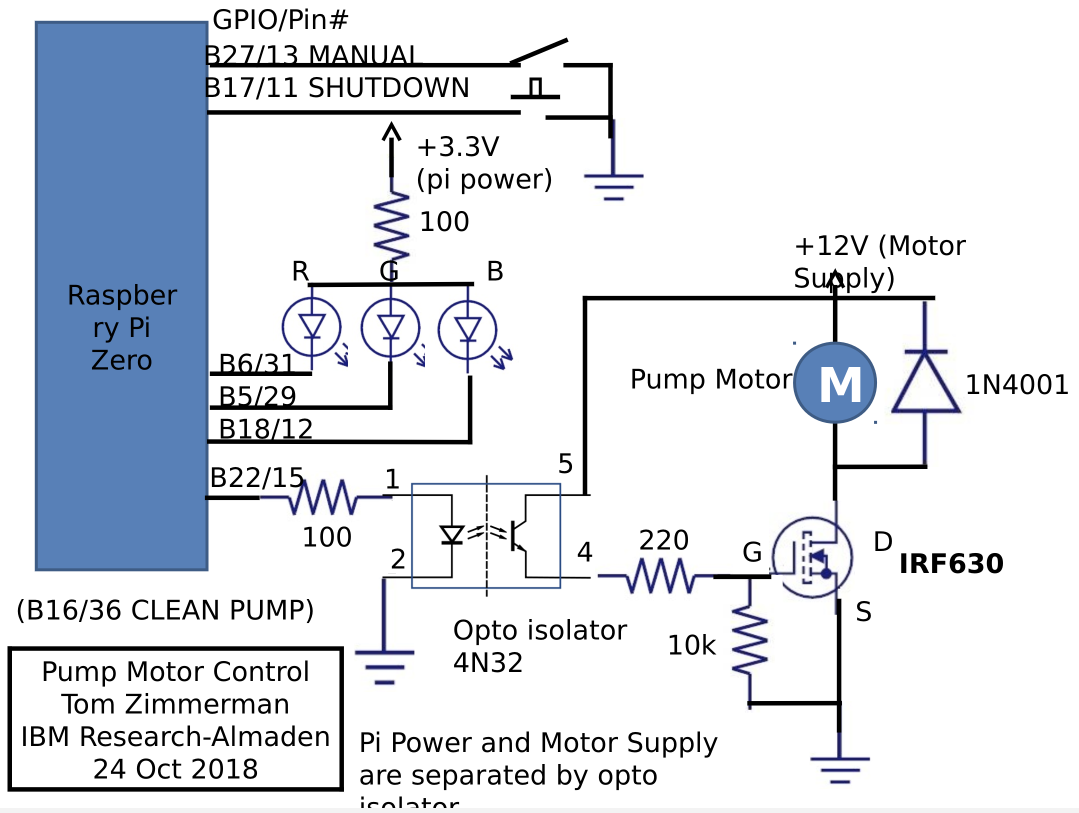
#> input picture pics/pic.png, 2158 x 1626 px (shown at 1/2 size)
$ python -i microscope.py   (imports and definitions only)   (older library calls are emulated)
#> lines starting #> are read from the running program, lines starting #| are printed output that depends on the picture; after the words box and inside, x2 and y2 are one past the last pixel; in counts of white or black regions, pixels touching at a corner belong together
#> further down, picture is the input picture: shape (1626, 2158, 3); mean B, G, R 231, 224, 219.5
import cv2
import time
import numpy as np
from picamera.array import PiRGBArray  # 'rawcapture' to gain performance
from picamera import PiCamera # Rasp Pi Camera
import json  # To convert a list to a json file
import base64 # To convert a image to a json format
import time
import os


### Image Pre processing
def pre_process(image):
    blur_kernel=9 # kernel size
    THRESH = 100 # Threshold
    gray_image = cv2.cvtColor(image,cv2.COLOR_BGR2GRAY) #Convert to Grayscale
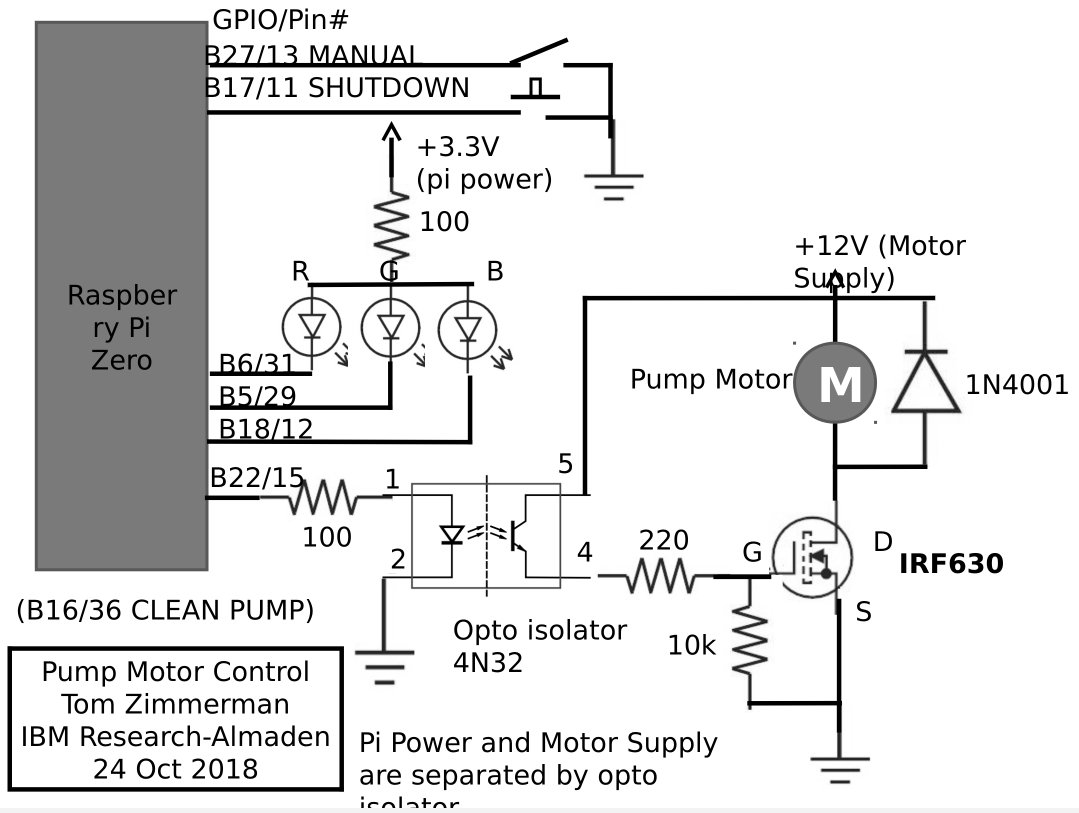
#> gray_image: shape (1626, 2158) (shown at 1/2 size); min 0, max 255, mean 223.4
    blur=cv2.medianBlur(gray_image,blur_kernel)    # Bluring
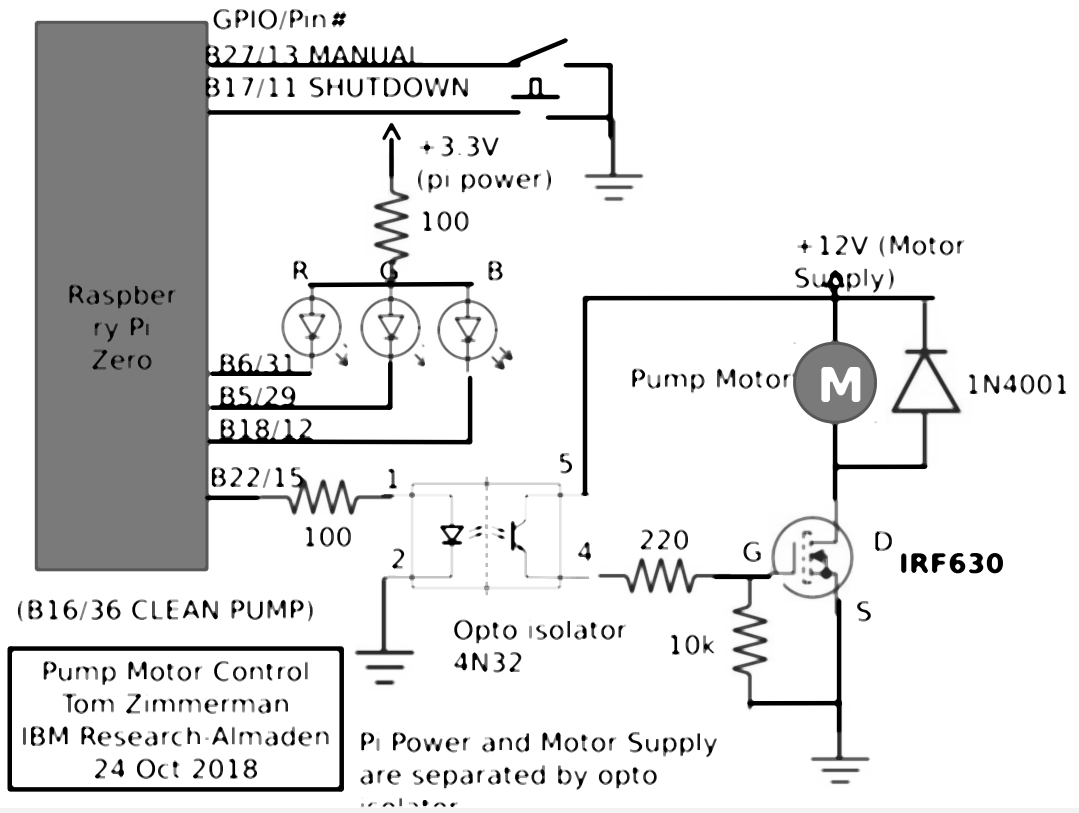
#> blur: shape (1626, 2158) (shown at 1/2 size); min 0, max 255, mean 225.6
    ret,binary_image = cv2.threshold(blur,THRESH,255,cv2.THRESH_BINARY_INV) # Binary image applying threshold value
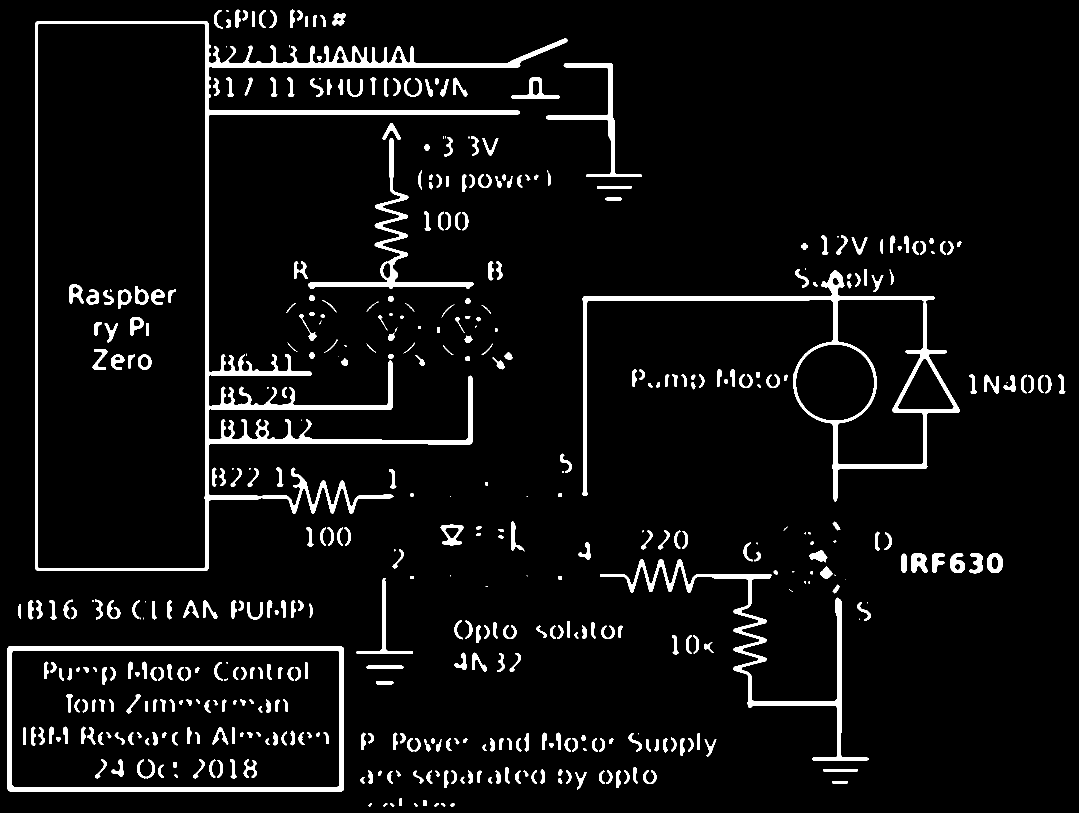
#> binary_image: shape (1626, 2158) (shown at 1/2 size); 5.5% white; 513 white regions (59 under 20 px), largest, box (x1, y1, x2, y2) and area: (70, 42, 1135, 1142) 51892, (1164, 541, 1920, 1003) 21607, (15, 1292, 688, 1583) 16364
#> ret = 100
    return(gray_image, binary_image)


### PiCamera Parameters Declaration
# [264 lines left out: functions camera_parameters, create_bin_edges, crop_image, image_to_json, capture_frame, capture_image and 5 more, not called in this run]
    # [10 lines of commented-out code are left out]

>>> import cv2
>>> picture = cv2.imread('../pics/pic.png')
>>> result = pre_process(picture)
